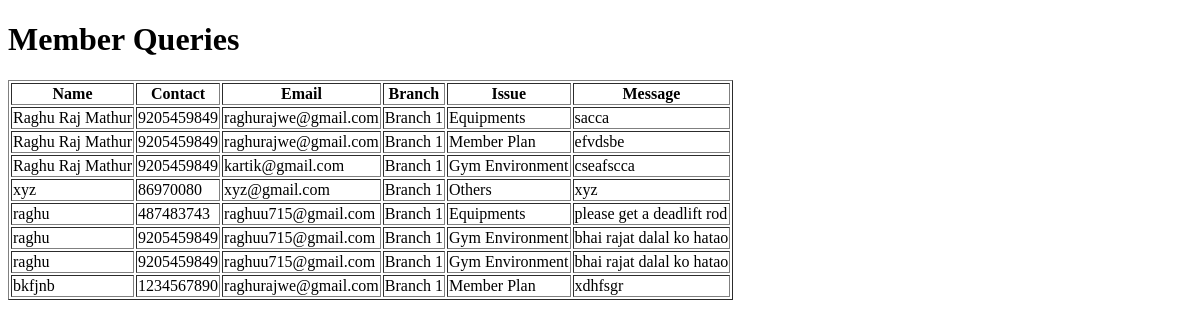
Before: /member-queries/ with the older database file.
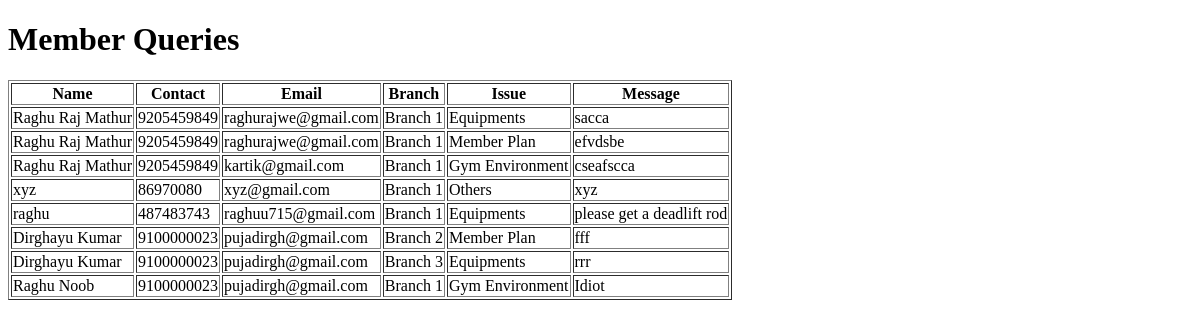
After: the same page with the newer database file.
### gym/models.py (models this page shows)
class MemberEnquiry(models.Model):
    name = models.CharField(max_length=255)
    contact = models.CharField(max_length=20)
    emailid = models.EmailField(max_length=255)
    branch = models.CharField(max_length=255)
    issue = models.CharField(max_length=255)
    message = models.TextField()
    submitted_at = models.DateTimeField(auto_now_add=True)

### gym/views.py (the view)
# urls.py: path("member-queries/", views.member_queries, name="member_queries"),
def member_queries(request):
    queries = MemberEnquiry.objects.all()
    return render(request, "member_queries.html", {"queries": queries})

### gym/templates/member_queries.html (shortened to what this page needs)
<!DOCTYPE html>
<html lang="en">
<head>
</head>
<body>
    <h1>Member Queries</h1>
    <table border="1">
        <thead>
            <tr>
                <th>Name</th>
                <th>Contact</th>
                <th>Email</th>
                <th>Branch</th>
                <th>Issue</th>
                <th>Message</th>
            </tr>
        </thead>
        <tbody>
            {% for query in queries %}
            <tr>
                <td>{{ query.name }}</td>
                <td>{{ query.contact }}</td>
                <td>{{ query.emailid }}</td>
                <td>{{ query.branch }}</td>
                <td>{{ query.issue }}</td>
                <td>{{ query.message }}</td>
            </tr>
            {% endfor %}
        </tbody>
    </table>
</body>
</html>

Changed rows visible on the page:
changed MemberEnquiry: name "raghu" → "Dirghayu Kumar"; contact "9205459849" → "9100000023"; emailid "raghuu715@gmail.com" → "pujadirgh@gmail.com"; branch "Branch 1" → "Branch 2"; issue "Gym Environment" → "Member Plan"; message "bhai rajat dalal ko hatao" → "fff"
changed MemberEnquiry: name "raghu" → "Dirghayu Kumar"; contact "9205459849" → "9100000023"; emailid "raghuu715@gmail.com" → "pujadirgh@gmail.com"; branch "Branch 1" → "Branch 3"; issue "Gym Environment" → "Equipments"; message "bhai rajat dalal ko hatao" → "rrr"
changed MemberEnquiry: name "bkfjnb" → "Raghu Noob"; contact "1234567890" → "9100000023"; emailid "raghurajwe@gmail.com" → "pujadirgh@gmail.com"; issue "Member Plan" → "Gym Environment"; message "xdhfsgr" → "Idiot"
